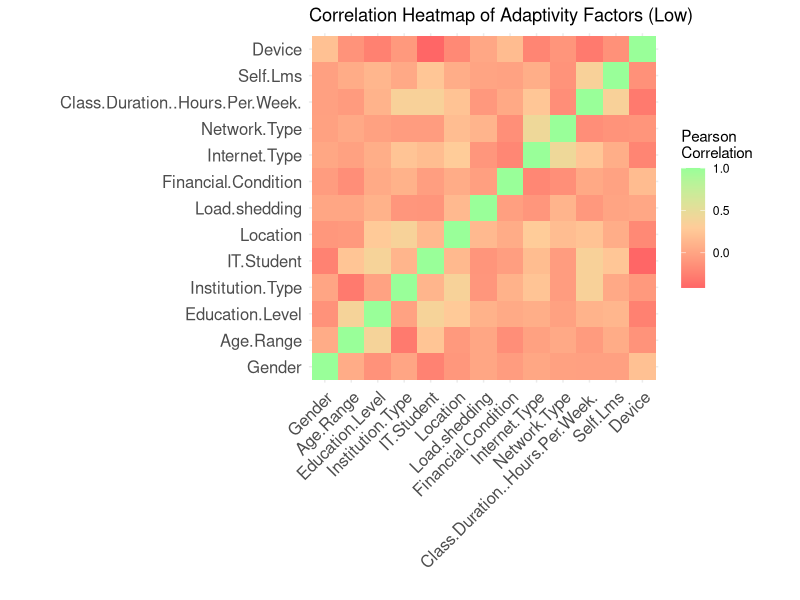
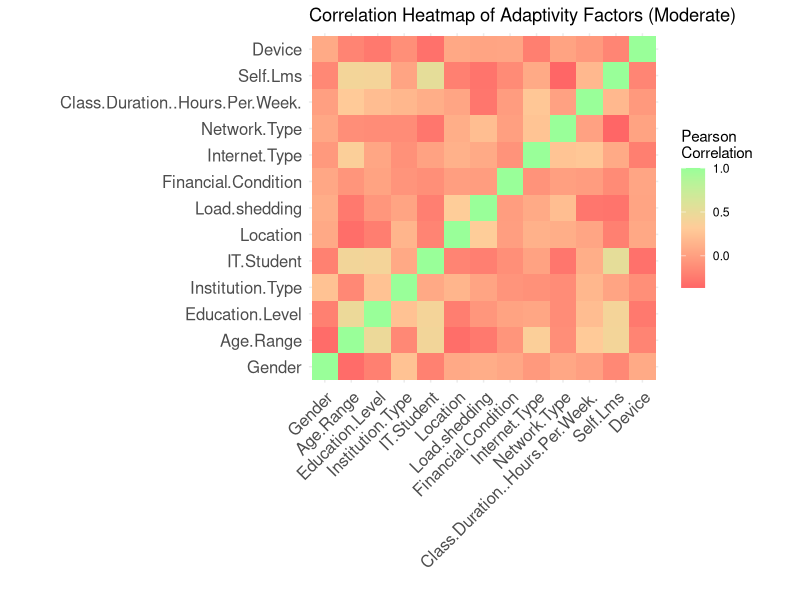
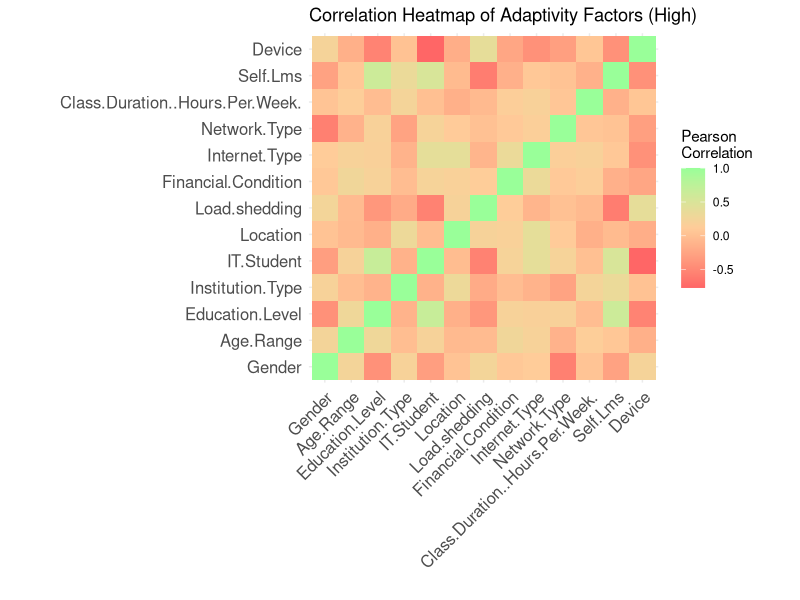

Source code (R) for these figures, in order:
# Load necessary libraries
library(ggplot2)
library(reshape2)
library(RColorBrewer)

# Read the data
data <- read.csv("students_adaptability_level_online_education.csv")

# Convert all factor-able columns to factors and then to numeric
data$Institution.Type <- as.numeric(as.factor(data$Institution.Type))
data$Financial.Condition <- as.numeric(as.factor(data$Financial.Condition))
data$Internet.Type <- as.numeric(as.factor(data$Internet.Type))
data$Network.Type <- as.numeric(as.factor(data$Network.Type))
data$Device <- as.numeric(as.factor(data$Device))
data$Load.shedding <- as.numeric(as.factor(data$Load.shedding))
data$Class.Duration..Hours.Per.Week. <- as.numeric(as.factor(data$Class.Duration..Hours.Per.Week.))
data$Location <- as.numeric(as.factor(data$Location))
data$IT.Student <- as.numeric(as.factor(data$IT.Student))
data$Self.Lms <- as.numeric(as.factor(data$Self.Lms))
data$Gender <- as.numeric(as.factor(data$Gender))
data$Education.Level <- as.numeric(as.factor(data$Education.Level))
data$Age.Range <- as.numeric(as.factor(data$Age.Range))
data$Adaptivity.Level..Predicted. <- as.factor(data$Adaptivity.Level..Predicted.)

# Separate the data based on Adaptivity Level
data_low <- subset(data, Adaptivity.Level..Predicted. == "Low")
data_moderate <- subset(data, Adaptivity.Level..Predicted. == "Moderate")
data_high <- subset(data, Adaptivity.Level..Predicted. == "High")

# Function to create and plot correlation matrix heatmap
plot_correlation_heatmap <- function(data, level) {
  # Select only the columns with numeric data
  numeric_data <- data[, sapply(data, is.numeric)]

  # Calculate correlation matrix
  correlations <- cor(numeric_data, use = "complete.obs")

  # Melt the correlation matrix
  melted_correlations <- melt(correlations)

  custom_colors <- c('#ff6666', '#ffcc99', '#99ff99')

  # Create a ggplot heatmap with custom colors
  heatmap <- ggplot(data = melted_correlations, aes(Var1, Var2, fill = value)) +
    geom_tile() +
    scale_fill_gradientn(colors = custom_colors, values = scales::rescale(c(-1, 0, 1)),
                         name="Pearson\nCorrelation") +
    theme_minimal() +
    theme(axis.text.x = element_text(angle = 45, vjust = 1, size = 12, hjust = 1),
          axis.text.y = element_text(size = 12)) +
    labs(x = '', y = '', title = paste("Correlation Heatmap of Adaptivity Factors (", level, ")", sep = "")) +
    coord_fixed()


  print(heatmap)
}


plot_correlation_heatmap(data_low, "Low")
plot_correlation_heatmap(data_moderate, "Moderate")
plot_correlation_heatmap(data_high, "High")



